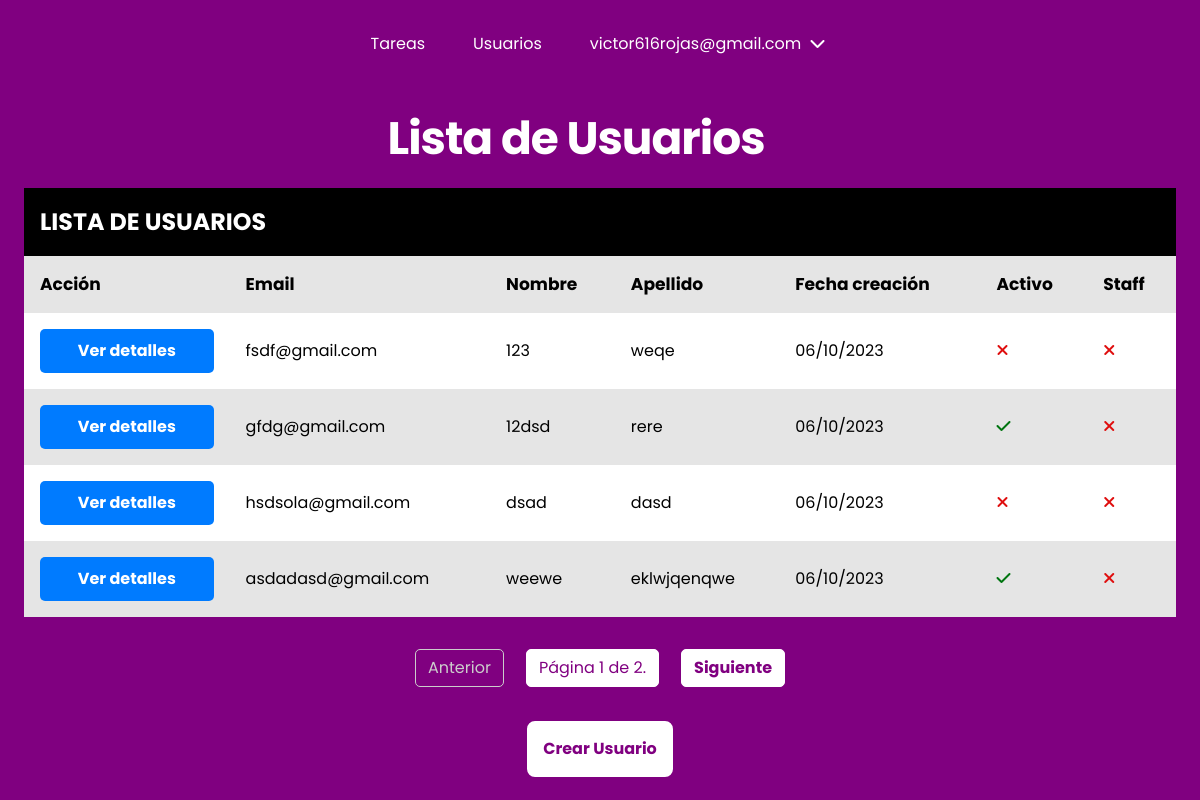
The app's page /users/ (signed in), older data.
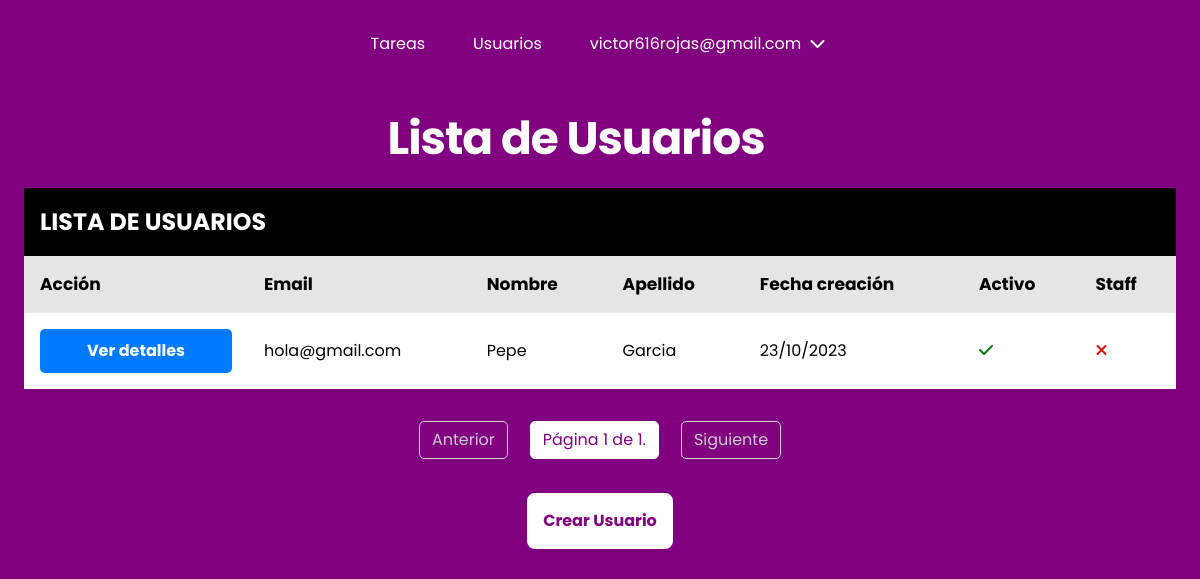
The same page, newer data.
### users/models.py (models this page shows, shortened)
class CustomUser(AbstractBaseUser, PermissionsMixin):
    email = models.EmailField(unique=True, max_length=25)
    password = models.CharField(max_length=128)
    first_name = models.CharField(max_length=30, blank=True)
    last_name = models.CharField(max_length=30, blank=True)
    date_joined = models.DateTimeField(default=timezone.now)
    is_active = models.BooleanField(default=True)
    is_staff = models.BooleanField(default=False)
    is_worker = models.BooleanField(default=False)
    profile_picture = models.ImageField(upload_to='users/images/profile_pictures/',
                                        blank=True, null=True)
    objects = CustomUserManager()  # Instanciamos nuestro administrador personalizado
    USERNAME_FIELD = "email"
    REQUIRED_FIELDS = []
    class Meta:
        ordering = ["-date_joined"]

### users/decorators.py (the view)
    def _wrapped_view(request, *args, **kwargs):
        if request.user.is_staff or request.user.is_worker:
            return view_func(request, *args, **kwargs)
        else:
            return redirect('login')

### users/views.py (called while the page is built)
@login_required(login_url="/users/login/")
@admin_or_worker_required
def list_users(request):
    users = CustomUser.objects.exclude(pk=request.user.pk)
    page_number = request.GET.get("page")
    try:
        page_number = int(page_number)
    except (TypeError, ValueError):
        page_number = 1
    paginator = Paginator(users, 4)
    try:
        paginator_data = paginator.page(page_number)
    except PageNotAnInteger:
        paginator_data = paginator.page(1)
    except EmptyPage:
        paginator_data = paginator.page(1)
    return render(request, "users/list.html", {"paginator_data": paginator_data})

### users/templates/users/list.html (shortened to what this page needs)
{% extends "base.html" %}
{% load static %}
{% block css %}
<link rel="stylesheet" type="text/css" href="{% static 'users/css/style.css' %}" /> {% endblock %}
{% block content %}
<section class="container">
    <h1 class="fs-6">Lista de Usuarios</h1>
    <div class="table-wrapper">
        <table>
            <caption role="caption" class="fs-3">
                Lista de usuarios
            </caption>
            <thead>
                <tr class="table__headers fs-1">
                    <th>Acción</th>
                    <th>Email</th>
                    <th>Nombre</th>
                    <th>Apellido</th>
                    <th>Fecha creación</th>
                    <th>Activo</th>
                    <th>Staff</th>
                </tr>
            </thead>
            <tbody>
                {% for user in paginator_data %}
                <tr>
                    <td headers="actions"><a class="table__action" href="{% url 'user-detail' user.id %}">Ver
                            detalles</a>
                    </td>
                    <td headers="email">{{ user.email }}</td>
                    <td headers="first_name">{{ user.first_name }}</td>
                    <td headers="last_name">{{ user.last_name }}</td>
                    <td headers="date_joined">{{ user.date_joined|date:"d/m/Y" }}</td>
                    <td headers="is_active" class="table__status-cell">{% if user.is_active %}<i
                            class="fa-solid fa-check status-cell__ticket"></i>{% else %}<i
                            class="fa-solid fa-xmark status-cell__cross"></i>{% endif %}</td>
                    <td headers="is_staff" class="table__status-cell">{% if user.is_staff %}<i
                            class="fa-solid fa-check status-cell__ticket"></i>{% else %}<i
                            class="fa-solid fa-xmark status-cell__cross"></i>{% endif %}</td>
                </tr>
                {% empty %}
                <tr>
                    <td colspan="7">No hay usuarios registrados.</td>
                </tr>
                {% endfor %}
            </tbody>
        </table>
    </div>
    {% include 'pagination.html' %}
    <div class="links-container">
        <a class="btn btn-secondary" href="{% url 'user-create' %}">Crear Usuario</a>
    </div>
</section>
{% endblock %}

Row changes from the older to the newer data that the page shows:
removed CustomUser: email "fsdf@gmail.com", first_name "123", last_name "weqe", date_joined "06/10/2023", is_active False (drawn), is_staff False (drawn)
removed CustomUser: email "gfdg@gmail.com", first_name "12dsd", last_name "rere", date_joined "06/10/2023", is_active True (drawn), is_staff False (drawn)
removed CustomUser: email "hsdsola@gmail.com", first_name "dsad", last_name "dasd", date_joined "06/10/2023", is_active False (drawn), is_staff False (drawn)
removed CustomUser: email "asdadasd@gmail.com", first_name "weewe", last_name "eklwjqenqwe", date_joined "06/10/2023", is_active True (drawn), is_staff False (drawn)
added CustomUser: email "hola@gmail.com", first_name "Pepe", last_name "Garcia", date_joined "23/10/2023", is_active True (drawn), is_staff False (drawn)
Text that changed along with them:
{{ paginator_data.paginator.num_pages }}: "2" → "1"
